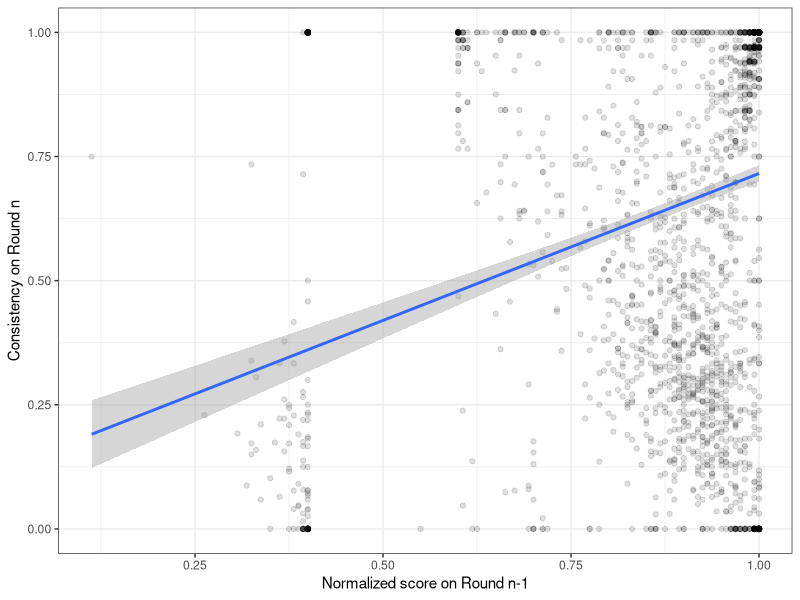
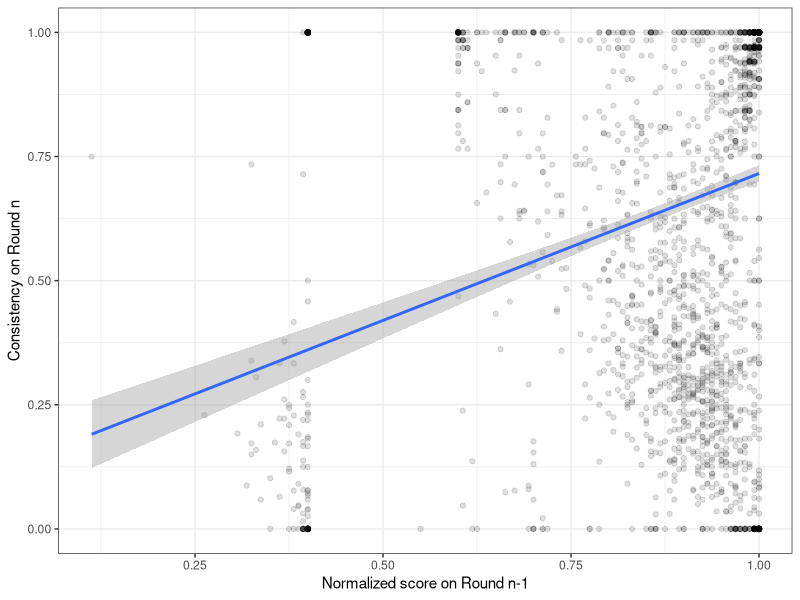

Write the R code that produced these figures, in order.
library(ggplot2)

df1 = read.csv("humans.csv")
# head(df1)

df1 <- df1[complete.cases(df1), ]

# Regressing Consistency(n) w.r.t. Score(n-1)
model1h <- lm(Consistency ~ Norm_Score_LAG1, data = df1)
summary(model1h) # => Positive correlation is significant

g1 <- ggplot(df1, aes(Norm_Score_LAG1, Consistency)) +
  geom_point(alpha = 1/8) +
  theme_bw() +
  xlab("Normalized score on Round n-1") +
  ylab("Consistency on Round n") +
  geom_smooth(method = lm)

g1

ggsave("ConsistencyWRTScore.eps", width=3.5, height=3.5, device=cairo_ps, g1)
